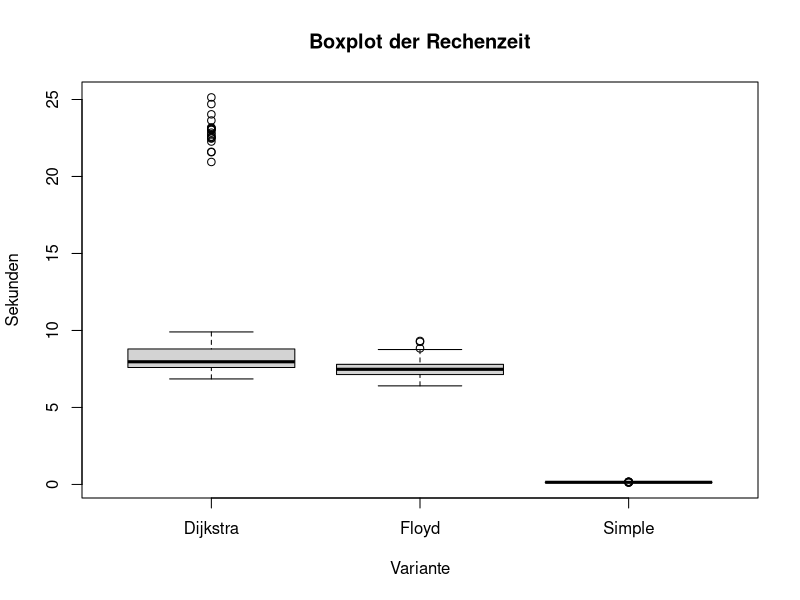

Reproduce this figure in R.
#  R --save < skas4_costs_boxplot.R
dijkstra <- read.csv('dataset_skas_4.log.csv')
floyd <- read.csv('dataset_skas_4f.log.csv')
simple <- read.csv('dataset_skas_4s.log.csv')
p <- simple[,"dataset"]=="skas_4s+"
simple_plus <- simple[p,]
boxplot(dijkstra$duration,
        floyd$duration,
        simple_plus$duration,
        main="Boxplot der Rechenzeit",
        ylab="Sekunden",
        xlab="Variante",names=c("Dijkstra","Floyd","Simple"))
